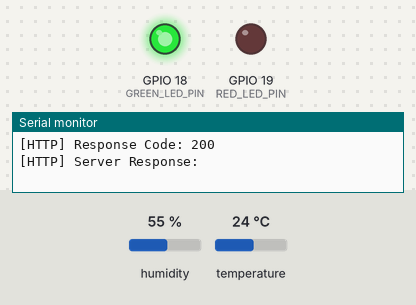
Bench run of a sketch on a simulated ESP32. Parts: output pins drawn as LEDs (lit = HIGH), the last lines printed to the serial monitor. The test bench sets the inputs (shaded band); at power-on: temperature 24 °C, humidity 55 %. WiFi joins after 1.5 s; servers stay silent unless stated; uploads are accepted with an empty reply.

Above: at 5.7 s.
5.8 s: temperature set to 29 °C
9.5 s: temperature set to 32 °C
At 10.9 s:
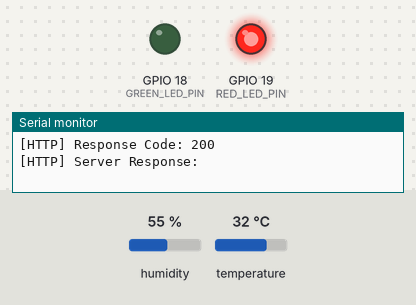
13.2 s: temperature set to 12 °C
At 14.4 s:
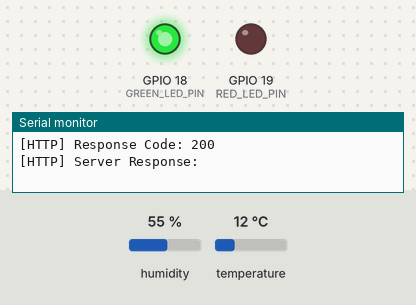
16.9 s: temperature set to 33 °C
At 20.1 s:
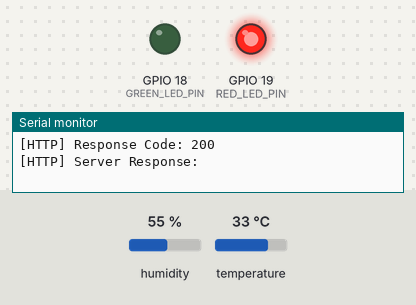
Timing chart, 0 to 21.6 s (numbered marks = the images above; inputs shaded):
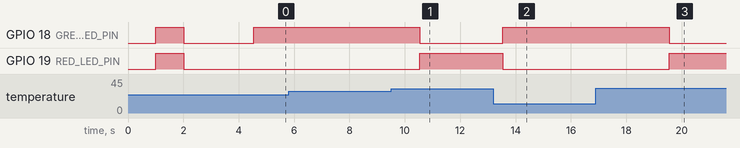

The sketch:

server_room_esp32.ino
```cpp
#include <WiFi.h>
#include <HTTPClient.h>
#include <DHT.h>

// ================= Wi-Fi =================
const char* ssid = "Moto";
const char* password = "Net illa";

// Laptop IP + Backend Port
const char* serverUrl = "http://10.237.22.235:5000/api/sensor/data";

// ================= Pins =================
#define DHTPIN 4
#define DHTTYPE DHT11

#define GREEN_LED_PIN 18
#define RED_LED_PIN 19

// ================= Thresholds =================
#define THRESHOLD_WARNING 30.0
#define THRESHOLD_HIGH 35.0

// ================= Timing =================
const unsigned long telemetryInterval = 3000;
unsigned long lastTelemetryTime = 0;

DHT dht(DHTPIN, DHTTYPE);


// =================================================
// SETUP
// =================================================
void setup() {

  Serial.begin(115200);
  delay(1000);

  Serial.println();
  Serial.println("==============================================");
  Serial.println("IoT Server Room Temperature Monitoring System");
  Serial.println("==============================================");

  // LED setup
  pinMode(GREEN_LED_PIN, OUTPUT);
  pinMode(RED_LED_PIN, OUTPUT);

  // LED self-test
  digitalWrite(GREEN_LED_PIN, HIGH);
  digitalWrite(RED_LED_PIN, HIGH);

  delay(1000);

  digitalWrite(GREEN_LED_PIN, LOW);
  digitalWrite(RED_LED_PIN, LOW);

  // DHT11 setup
  dht.begin();

  Serial.println("[SENSOR] DHT11 Initialized");

  // Wi-Fi connection
  connectWiFi();
}


// =================================================
// MAIN LOOP
// =================================================
void loop() {

  // Check Wi-Fi
  if (WiFi.status() != WL_CONNECTED) {

    connectWiFi();

  }

  // Send data every 3 seconds
  unsigned long currentMillis = millis();

  if (currentMillis - lastTelemetryTime >= telemetryInterval) {

    lastTelemetryTime = currentMillis;

    processAndSendSensorData();

  }
}


// =================================================
// CONNECT TO WIFI
// =================================================
void connectWiFi() {

  Serial.println();
  Serial.print("[WIFI] Connecting to: ");
  Serial.println(ssid);

  // Reset Wi-Fi
  WiFi.disconnect(true);
  delay(1000);

  WiFi.mode(WIFI_STA);

  WiFi.begin(ssid, password);

  int attempts = 0;

  while (WiFi.status() != WL_CONNECTED && attempts < 20) {

    delay(500);

    Serial.print(".");

    attempts++;
  }

  Serial.println();

  // Connection successful
  if (WiFi.status() == WL_CONNECTED) {

    Serial.println("[WIFI] Connected Successfully!");

    Serial.print("[WIFI] ESP32 IP Address: ");
    Serial.println(WiFi.localIP());

    Serial.print("[SERVER] Backend URL: ");
    Serial.println(serverUrl);

  }

  // Connection failed
  else {

    Serial.println("[WIFI] Connection Failed!");

    Serial.print("[WIFI] Status Code: ");
    Serial.println(WiFi.status());

  }
}


// =================================================
// READ SENSOR + SEND DATA
// =================================================
void processAndSendSensorData() {

  float temperature = dht.readTemperature();

  float humidity = dht.readHumidity();


  // Check sensor
  if (isnan(temperature) || isnan(humidity)) {

    Serial.println("[ERROR] Failed to read DHT11!");

    return;
  }


  // Display sensor values
  Serial.println("----------------------------------------------");

  Serial.printf(
    "[TELEMETRY] Temperature: %.1f °C | Humidity: %.1f %%\n",
    temperature,
    humidity
  );


  // =================================================
  // TEMPERATURE STATUS
  // =================================================

  String status;


  // NORMAL
  if (temperature <= THRESHOLD_WARNING) {

    status = "NORMAL";

    digitalWrite(GREEN_LED_PIN, HIGH);
    digitalWrite(RED_LED_PIN, LOW);

    Serial.println("[STATUS] NORMAL");
    Serial.println("[LED] Green ON | Red OFF");

  }


  // WARNING
  else if (temperature <= THRESHOLD_HIGH) {

    status = "WARNING";

    digitalWrite(GREEN_LED_PIN, LOW);
    digitalWrite(RED_LED_PIN, HIGH);

    Serial.println("[STATUS] WARNING");
    Serial.println("[LED] Green OFF | Red ON");

  }


  // HIGH TEMPERATURE
  else {

    status = "HIGH TEMPERATURE";

    digitalWrite(GREEN_LED_PIN, LOW);
    digitalWrite(RED_LED_PIN, HIGH);

    Serial.println("[STATUS] HIGH TEMPERATURE");
    Serial.println("[LED] Green OFF | Red ON");

  }


  // =================================================
  // SEND DATA TO BACKEND
  // =================================================

  if (WiFi.status() == WL_CONNECTED) {

    HTTPClient http;

    http.begin(serverUrl);

    http.addHeader("Content-Type", "application/json");


    // JSON data
    String jsonPayload =
      "{\"temperature\":" +
      String(temperature, 1) +
      ",\"humidity\":" +
      String(humidity, 1) +
      "}";


    Serial.print("[HTTP] Sending: ");
    Serial.println(jsonPayload);


    // POST request
    int responseCode = http.POST(jsonPayload);


    // Server response
    if (responseCode > 0) {

      Serial.print("[HTTP] Response Code: ");
      Serial.println(responseCode);

      String response = http.getString();

      Serial.print("[HTTP] Server Response: ");
      Serial.println(response);

    }

    else {

      Serial.print("[HTTP] Request Failed: ");
      Serial.println(
        http.errorToString(responseCode)
      );

    }


    http.end();

  }

  else {

    Serial.println("[HTTP] Wi-Fi not connected!");

  }
}
```

Measured:
- the behaviour switches between 30 and 31 °C on temperature (found by bisection; images 0 and 1)
- after the input at 9.5 s, GPIO 18 (GREEN_LED_PIN): HIGH → LOW after 1.0 s; GPIO 19 (RED_LED_PIN): LOW → HIGH after 1.0 s
- after the input at 13.2 s, GPIO 18 (GREEN_LED_PIN): LOW → HIGH after 0.34 s; GPIO 19 (RED_LED_PIN): HIGH → LOW after 0.34 s
- after the input at 16.9 s, GPIO 18 (GREEN_LED_PIN): HIGH → LOW after 2.6 s; GPIO 19 (RED_LED_PIN): LOW → HIGH after 2.6 s
